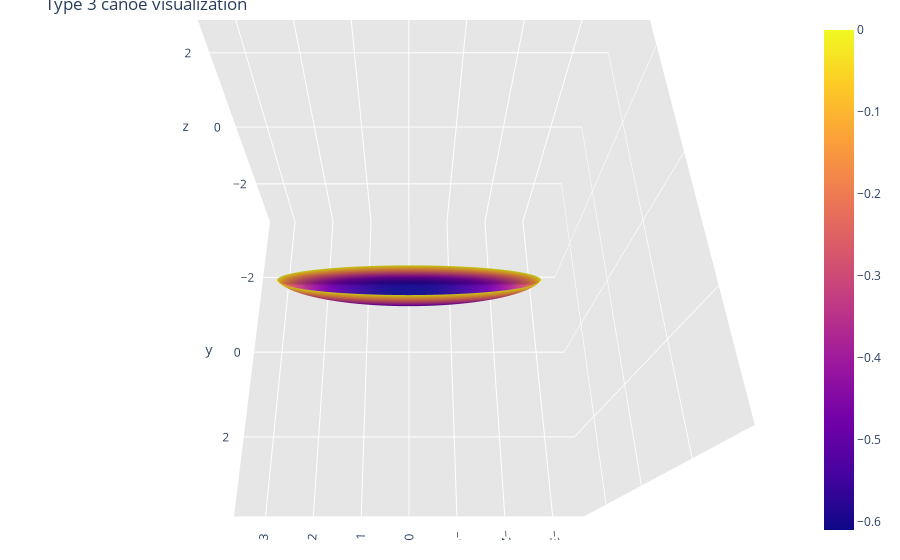

Source (notebook cell):
### Code cell
N = 64 #resolution

#TEST: Height = 24" = 0.61m, length = 16' = 4.8768m, Beam = 12" = 0.31m
W1 = [0.31]
W2 = [0.61]
R3 = [4.8768/2.0]
a = [0.15]

eta, theta = np.meshgrid(np.linspace(0.01, np.pi - 0.01, N), np.linspace(np.pi / 2, 3 * np.pi / 2, N))

X, Y, Z = canoe.type_three(W1[0], W2[0], R3[0], a, eta, theta)
fig = canoe.plot_canoe(R1=W1, R2=W2, R3=R3, a=a, eta=eta, theta=theta, type=3)
fig.update_layout(margin=dict(l=20, r=20, t=20, b=20), scene_aspectmode="cube")
fig.show()

### Figure 1 — Plotly figure (JSON) as saved in the notebook; plotly's stock layout.template omitted (floating-point values rounded to 4 significant figures; data arrays with more than 128 entries replaced by an {"elided": "..."} marker saying what was removed)
{"data": [{"type": "surface", "visible": true, "x": {"elided": "64x64 float values"}, "y": {"elided": "64x64 float values"}, "z": {"elided": "64x64 float values"}}], "layout": {"autosize": true, "margin": {"b": 20, "l": 20, "r": 20, "t": 20}, "scene": {"aspectmode": "cube", "aspectratio": {"x": 1, "y": 1, "z": 1}, "camera": {"center": {"x": 0, "y": 0, "z": 0}, "eye": {"x": 0.000268, "y": 0.7371, "z": 1.401}, "projection": {"type": "perspective"}, "up": {"x": 0, "y": 0, "z": 1}}, "xaxis": {"backgroundcolor": "rgb(230, 230,230)", "gridcolor": "rgb(255, 255, 255)", "range": [-3.658, 3.658], "showbackground": true, "type": "linear", "zerolinecolor": "rgb(255, 255, 255)"}, "yaxis": {"backgroundcolor": "rgb(230, 230,230)", "gridcolor": "rgb(255, 255, 255)", "range": [-3.658, 3.658], "showbackground": true, "type": "linear", "zerolinecolor": "rgb(255, 255, 255)"}, "zaxis": {"backgroundcolor": "rgb(230, 230,230)", "gridcolor": "rgb(255, 255, 255)", "range": [-3.658, 3.658], "showbackground": true, "type": "linear", "zerolinecolor": "rgb(255, 255, 255)"}}, "sliders": [{"active": 0, "currentvalue": {"prefix": "R1: "}, "pad": {"t": 50}, "steps": [{"args": [{"visible": [true]}], "label": "0.31", "method": "update"}]}], "title": {"text": "Type 3 canoe visualization"}, "yaxis": {"scaleanchor": "x", "scaleratio": 1}}}
